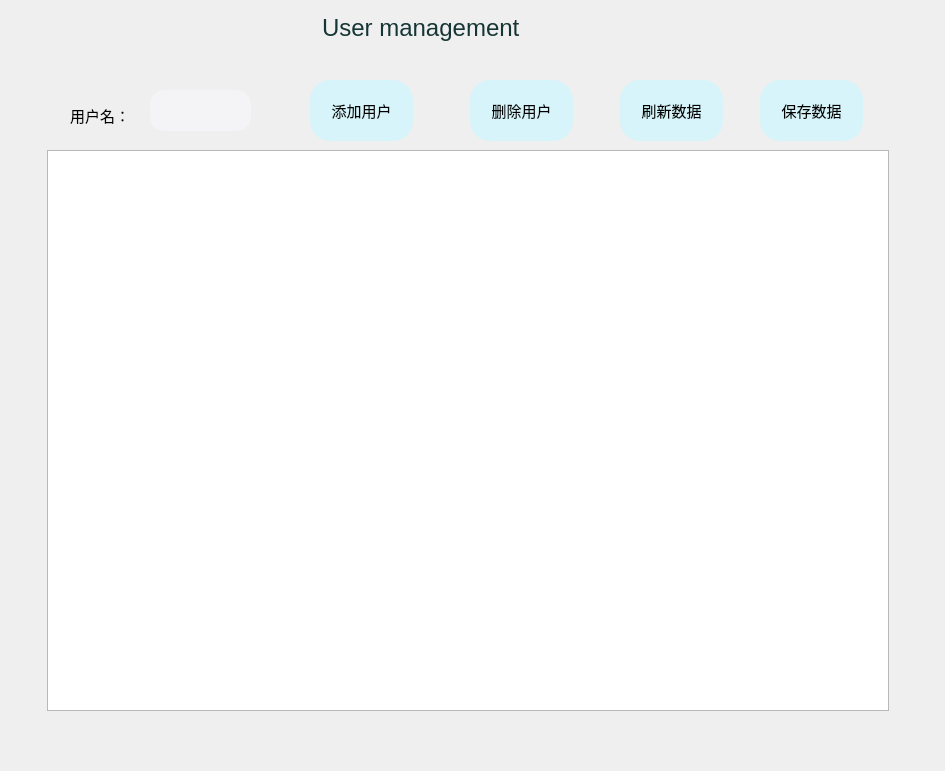
   <widget class="QWidget" name="widget_users" native="true">
    <property name="geometry">
     <rect>
      <x>219</x>
      <y>0</y>
      <width>945</width>
      <height>771</height>
     </rect>
    </property>
    <property name="styleSheet">
     <string notr="true">widget{
border:none;
	background-color: rgba(255, 255, 255, 0);
}</string>
    </property>
    <widget class="QFrame" name="frame_11">
     <property name="geometry">
      <rect>
       <x>1</x>
       <y>0</y>
       <width>940</width>
       <height>71</height>
      </rect>
     </property>
     <property name="styleSheet">
      <string notr="true">.QFrame{
	background-color: rgba(255, 255, 255, 0);
	border-radius:20px;
}</string>
     </property>
     <property name="frameShape">
      <enum>QFrame::StyledPanel</enum>
     </property>
     <property name="frameShadow">
      <enum>QFrame::Raised</enum>
     </property>
     <widget class="QLabel" name="label_19">
      <property name="geometry">
       <rect>
        <x>321</x>
        <y>10</y>
        <width>280</width>
        <height>35</height>
       </rect>
      </property>
      <property name="font">
       <font>
        <family>Arial</family>
        <pointsize>18</pointsize>
        <weight>50</weight>
        <bold>false</bold>
       </font>
      </property>
      <property name="styleSheet">
       <string notr="true">color: rgb(22, 54, 53)</string>
      </property>
      <property name="text">
       <string>User management</string>
      </property>
     </widget>
     <widget class="QPushButton" name="pushButton_3">
      <property name="geometry">
       <rect>
        <x>885</x>
        <y>10</y>
        <width>42</width>
        <height>31</height>
       </rect>
      </property>
      <property name="styleSheet">
       <string notr="true">border-radius:20px;</string>
      </property>
      <property name="text">
       <string/>
      </property>
      <property name="icon">
       <iconset>
        <normaloff>:/icons/image/close.png</normaloff>:/icons/image/close.png</iconset>
      </property>
     </widget>
    </widget>
    <widget class="QTableWidget" name="table">
     <property name="geometry">
      <rect>
       <x>47</x>
       <y>150</y>
       <width>842</width>
       <height>561</height>
      </rect>
     </property>
     <property name="rowCount">
      <number>0</number>
     </property>
     <property name="columnCount">
      <number>0</number>
     </property>
    </widget>
    <widget class="QPushButton" name="pushButton_add">
     <property name="geometry">
      <rect>
       <x>310</x>
       <y>80</y>
       <width>103</width>
       <height>61</height>
      </rect>
     </property>
     <property name="font">
      <font>
       <family>幼圆</family>
       <pointsize>11</pointsize>
      </font>
     </property>
     <property name="styleSheet">
      <string notr="true">
QPushButton
{
    background-color:rgb(214, 244, 249);
border-radius:20px;
}

QPushButton:pressed
{
    background-color:rgb(103, 216, 217);
    padding-left:3px;
    padding-top:3px;
}
</string>
     </property>
     <property name="text">
      <string>添加用户</string>
     </property>
    </widget>
    <widget class="QPushButton" name="pushButton_delete">
     <property name="geometry">
      <rect>
       <x>470</x>
       <y>80</y>
       <width>103</width>
       <height>61</height>
      </rect>
     </property>
     <property name="font">
      <font>
       <family>幼圆</family>
       <pointsize>11</pointsize>
      </font>
     </property>
     <property name="styleSheet">
      <string notr="true">
QPushButton
{
    background-color:rgb(214, 244, 249);
border-radius:20px;
}

QPushButton:pressed
{
    background-color:rgb(103, 216, 217);
    padding-left:3px;
    padding-top:3px;
}
</string>
     </property>
     <property name="text">
      <string>删除用户</string>
     </property>
    </widget>
    <widget class="QPushButton" name="pushButton_refresh">
     <property name="geometry">
      <rect>
       <x>620</x>
       <y>80</y>
       <width>103</width>
       <height>61</height>
      </rect>
     </property>
     <property name="font">
      <font>
       <family>幼圆</family>
       <pointsize>11</pointsize>
      </font>
     </property>
     <property name="styleSheet">
      <string notr="true">
QPushButton
{
    background-color:rgb(214, 244, 249);
border-radius:20px;
}

QPushButton:pressed
{
    background-color:rgb(103, 216, 217);
    padding-left:3px;
    padding-top:3px;
}
</string>
     </property>
     <property name="text">
      <string>刷新数据</string>
     </property>
    </widget>
    <widget class="QPushButton" name="pushButton_save">
     <property name="geometry">
      <rect>
       <x>760</x>
       <y>80</y>
       <width>103</width>
       <height>61</height>
      </rect>
     </property>
     <property name="font">
      <font>
       <family>幼圆</family>
       <pointsize>11</pointsize>
      </font>
     </property>
     <property name="styleSheet">
      <string notr="true">
QPushButton
{
    background-color:rgb(214, 244, 249);
border-radius:20px;
}

QPushButton:pressed
{
    background-color:rgb(103, 216, 217);
    padding-left:3px;
    padding-top:3px;
}
</string>
     </property>
     <property name="text">
      <string>保存数据</string>
     </property>
    </widget>
    <widget class="QLineEdit" name="lineEdit_num">
     <property name="geometry">
      <rect>
       <x>150</x>
       <y>90</y>
       <width>101</width>
       <height>41</height>
      </rect>
     </property>
     <property name="styleSheet">
      <string notr="true">QLineEdit{
	background-color: rgba(245, 244, 246,200);
border:0px solid red;
border-radius:14px;
	font: 10pt &quot;幼圆&quot;;}</string>
     </property>
    </widget>
    <widget class="QLabel" name="label_8">
     <property name="geometry">
      <rect>
       <x>70</x>
       <y>100</y>
       <width>71</width>
       <height>31</height>
      </rect>
     </property>
     <property name="font">
      <font>
       <family>幼圆</family>
       <pointsize>11</pointsize>
      </font>
     </property>
     <property name="text">
      <string>用户名：</string>
     </property>
    </widget>
   </widget>
